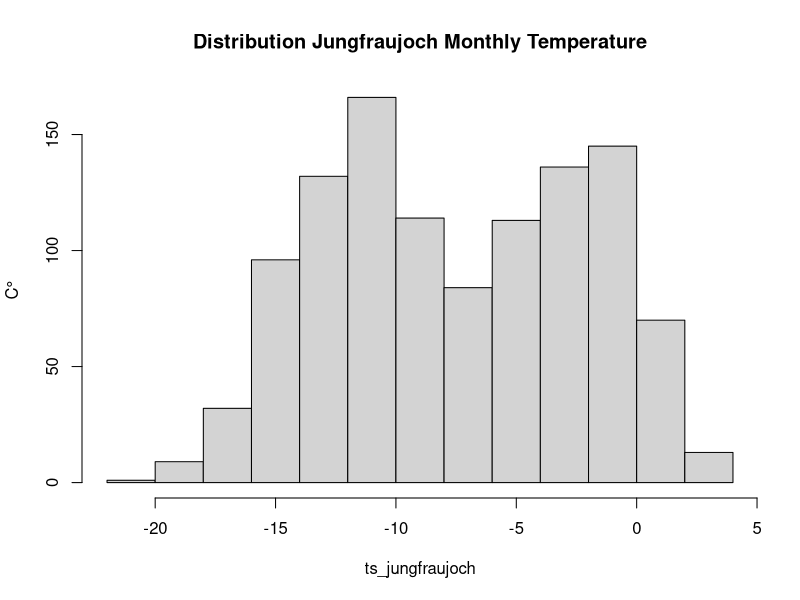
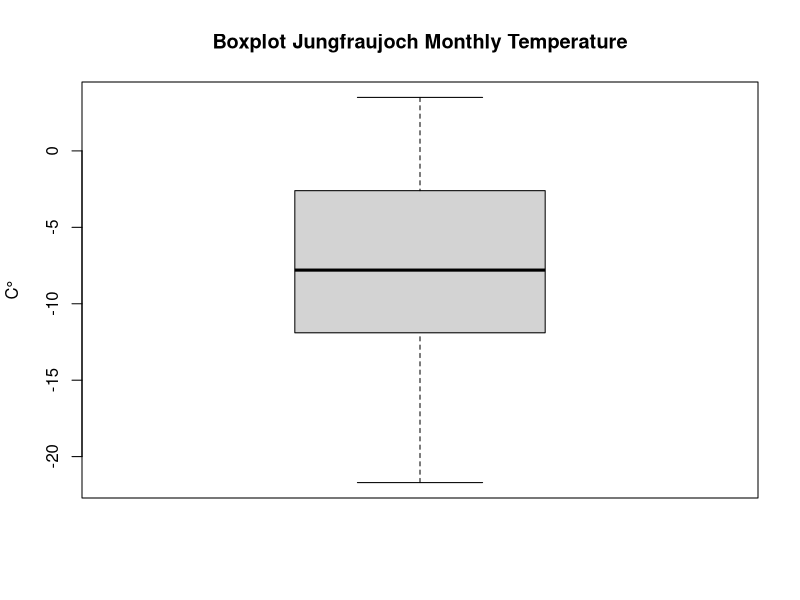
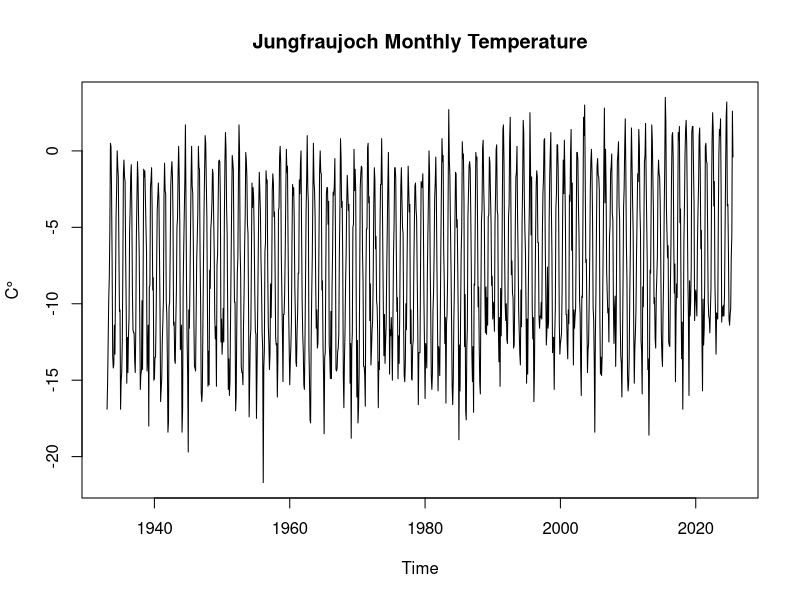
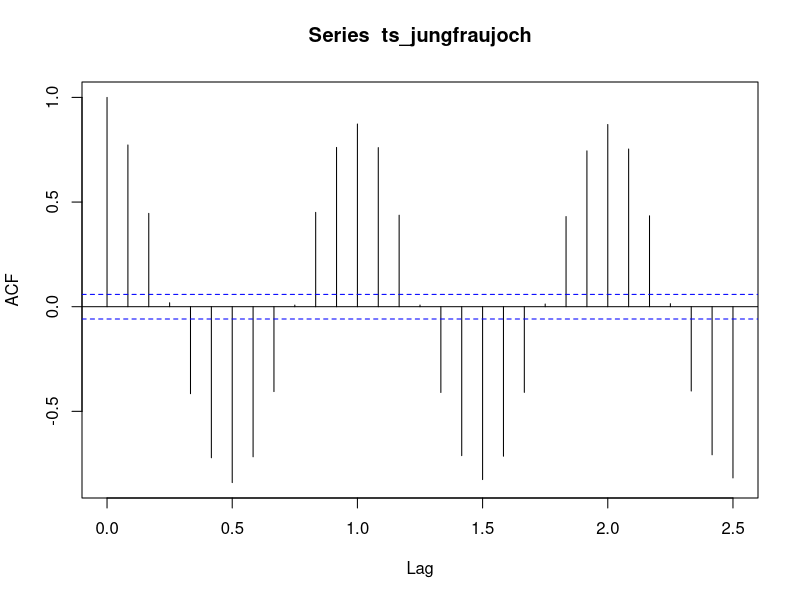
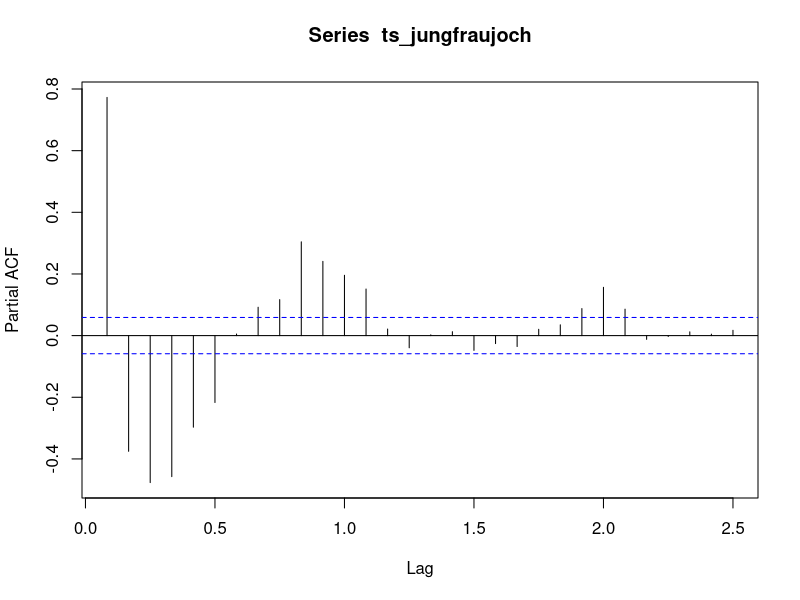
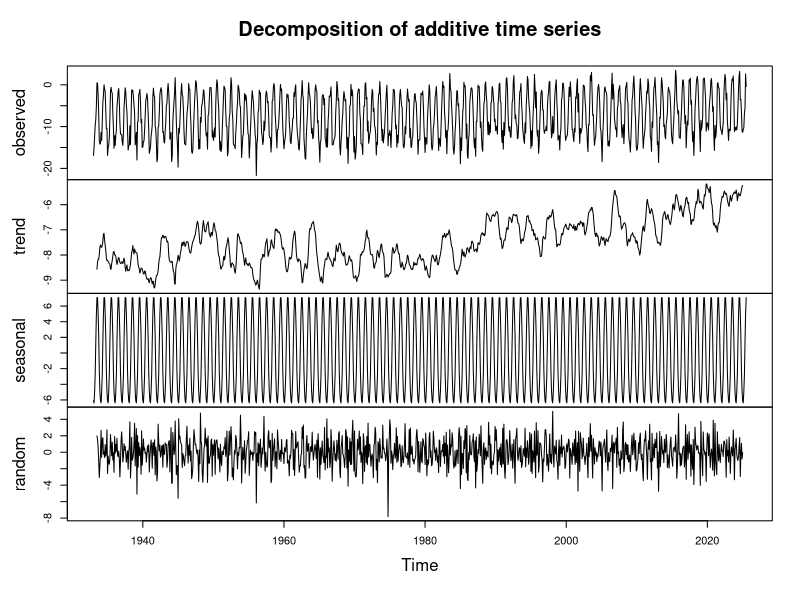
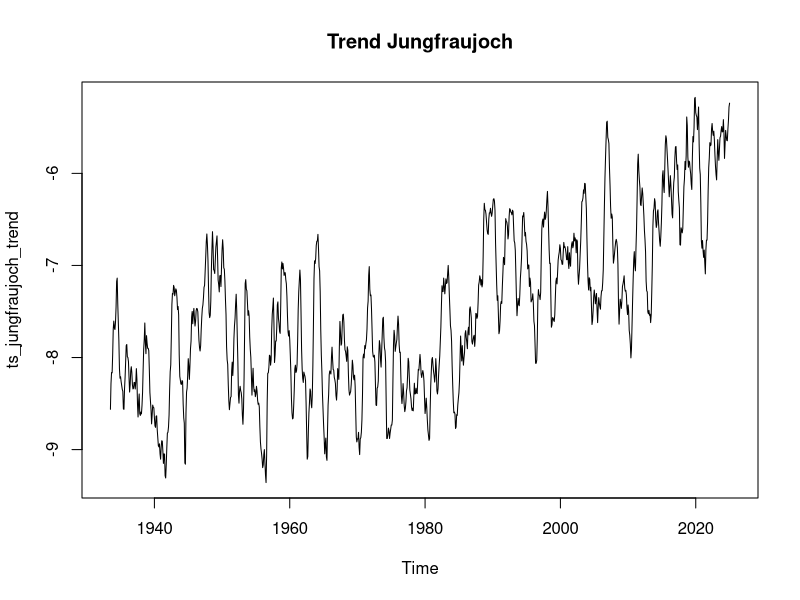
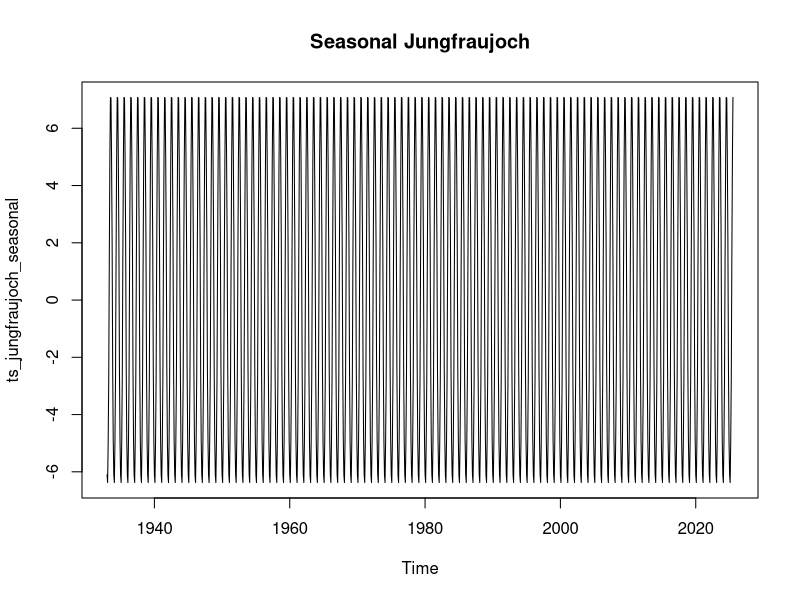

These charts were generated, in order, by the following R code: (Note: this script raises an error after producing the figures.)
## ---- chunk 1
#Loading needed packages
library(readr)
library(dplyr)
library(lubridate)
library(tseries)
library(zoo)
library(forecast)
## ---- chunk 2
# Reading in datasets
#df_data <- read.csv("xxxxx.csv")

# load Jungfraujoch data
df_jungfraujoch <- read.delim("../data/raw/weather_monthly_jungfraujoch.csv", header=TRUE, sep = ";")
head(df_jungfraujoch)
str(df_jungfraujoch)
## ---- chunk 3
# convert timestamp to datetime
df_jungfraujoch <- df_jungfraujoch %>%
  mutate(reference_timestamp = dmy_hm(reference_timestamp))
str(df_jungfraujoch)
# only keep the columns needed for further analysis
df_jungfraujoch_reduced <- df_jungfraujoch %>% 
  select(station_abbr, reference_timestamp, ths200m0)
# rename the columns
colnames(df_jungfraujoch_reduced) <- c('station_abbr', 'reference_timestamp', 'temp_mean_C')
# check for NAs
colSums(is.na(df_jungfraujoch_reduced)) # no NAs
# create a timeseries object
ts_jungfraujoch <- ts(df_jungfraujoch_reduced$temp_mean_C,
                      start = c(1933, 1),
                      end = c(1933 + (nrow(df_jungfraujoch_reduced)-1) %/% 12,
                              (nrow(df_jungfraujoch_reduced)-1) %% 12 + 1),
                      frequency = 12)
str(ts_jungfraujoch)
## ---- chunk 4
#code
## ---- chunk 5
# summary statistics
summary(ts_jungfraujoch)
# plot
hist(ts_jungfraujoch, main="Distribution Jungfraujoch Monthly Temperature", ylab="C°")
boxplot(ts_jungfraujoch, main="Boxplot Jungfraujoch Monthly Temperature", ylab="C°")
plot(ts_jungfraujoch, main="Jungfraujoch Monthly Temperature", ylab="C°")
# check acf and pacf
# acf and pacf
acf(ts_jungfraujoch) # acf indicates seasonality
pacf(ts_jungfraujoch) # damped sinusoid
## ---- chunk 6
# decomposition
ts_jungfraujoch_comp = decompose(ts_jungfraujoch)
plot(ts_jungfraujoch_comp)
# check stationarity with adf
adf.test(ts_jungfraujoch, alternative = "stationary") # p = .01 indicates stationarity
# save components
ts_jungfraujoch_trend <- ts_jungfraujoch_comp$trend
ts_jungfraujoch_seasonal <- ts_jungfraujoch_comp$seasonal
ts_jungfraujoch_remainder <- ts_jungfraujoch_comp$random
# plot trend
plot(ts_jungfraujoch_trend, main="Trend Jungfraujoch")
# plot seasonality
plot(ts_jungfraujoch_seasonal, main="Seasonal Jungfraujoch")
# plot remainder
plot(ts_jungfraujoch_remainder, main="Remainder Jungfraujoch")
# acf and pacf of residuals
residuals_clean_jungfrau <- na.omit(ts_jungfraujoch_remainder)
acf(residuals_clean_jungfrau) # fast decay
pacf(residuals_clean_jungfrau) # strong negative lags - mean reverting behavior?, cyclicity
## ---- chunk 7
# decomposition with stl
ts_jungfraujoch_stl <- stl(ts_jungfraujoch, s.window = "periodic") # assumes strong, stable seasonality
plot(ts_jungfraujoch_stl, main = "s.window periodic")
ts_jungfraujoch_stl_13 <- stl(ts_jungfraujoch, s.window = 13) # 1 year smooth
plot(ts_jungfraujoch_stl_13, main = "s.window = 13")
ts_jungfraujoch_stl_25 <- stl(ts_jungfraujoch, s.window = 25) # 2 year smooth
plot(ts_jungfraujoch_stl_25, main = "s.window = 25")
ts_jungfraujoch_stl_37 <- stl(ts_jungfraujoch, s.window = 37) # 3 year smooth
plot(ts_jungfraujoch_stl_37, main = "s.window = 37")
ts_jungfraujoch_stl_37_121 <- stl(ts_jungfraujoch, s.window = 37, t.window=121) # 3 year smooth
plot(ts_jungfraujoch_stl_37_121, main = "s.window = 37, t.window=121")
ts_jungfraujoch_stl_49 <- stl(ts_jungfraujoch, s.window = 49)
plot(ts_jungfraujoch_stl_49)

remainder_periodic <- ts_jungfraujoch_stl$time.series[, "remainder"]
acf(remainder_periodic, main = "ACF of STL remainder, periodic")
pacf(remainder_periodic, main = "PACF of STL remainder, periodic")

remainder_13 <- ts_jungfraujoch_stl_13$time.series[, "remainder"]
acf(remainder_13, main = "ACF of STL remainder, s.window = 13")
pacf(remainder_13, main = "PACF of STL remainder, s.window = 13")

remainder_25 <- ts_jungfraujoch_stl_25$time.series[, "remainder"]
acf(remainder_25, main="ACF of STL remainder, s.window = 25")
pacf(remainder_25, main = "PACF of STL remainder, s.window = 25")

remainder_37 <- ts_jungfraujoch_stl_37$time.series[, "remainder"]
acf(remainder_37, main = "ACF of STL remainder, s.window = 37") # ACF lags 2 and 5 persist
pacf(remainder_37, main = "PACF of STL remainder, s.window = 37")

remainder_37_121 <- ts_jungfraujoch_stl_37_121$time.series[, "remainder"]
acf(remainder_37_121)
pacf(remainder_37_121) # no change compared to without t.window, lags 9,12 and 22 are negative, maybe some seasonality left?

remainder_49 <- ts_jungfraujoch_stl_49$time.series[, "remainder"]
acf(remainder_49, main="ACF of STL remainder, s.window=49") # no change compared to 37 window
pacf(remainder_49, main="PACF of STL remainder, s.window=49")
## ---- chunk 8
# Extract components
components <- ts_jungfraujoch_stl_37_121$time.series

# Create a time index (Date or Year-Month depending on your ts object)
dates <- time(ts_jungfraujoch)

# Build a data frame
df_jungfraujoch_processed <- data.frame(
  date       = dates,
  observed   = as.numeric(ts_jungfraujoch),
  trend      = as.numeric(components[, "trend"]),
  seasonal   = as.numeric(components[, "seasonal"]),
  remainder  = as.numeric(components[, "remainder"])
)

head(df_jungfraujoch_processed)
str(df_jungfraujoch_processed)

# create processed data file
write.csv(df_jungfraujoch_processed, "../data/processed/jungfraujoch_temperature.csv", row.names = FALSE)
# RDS
saveRDS(df_jungfraujoch_processed, "../data/processed/jungfraujoch_temperature.rds")
## ---- chunk 9
#code
## ---- chunk 10
#code
## ---- chunk 11

